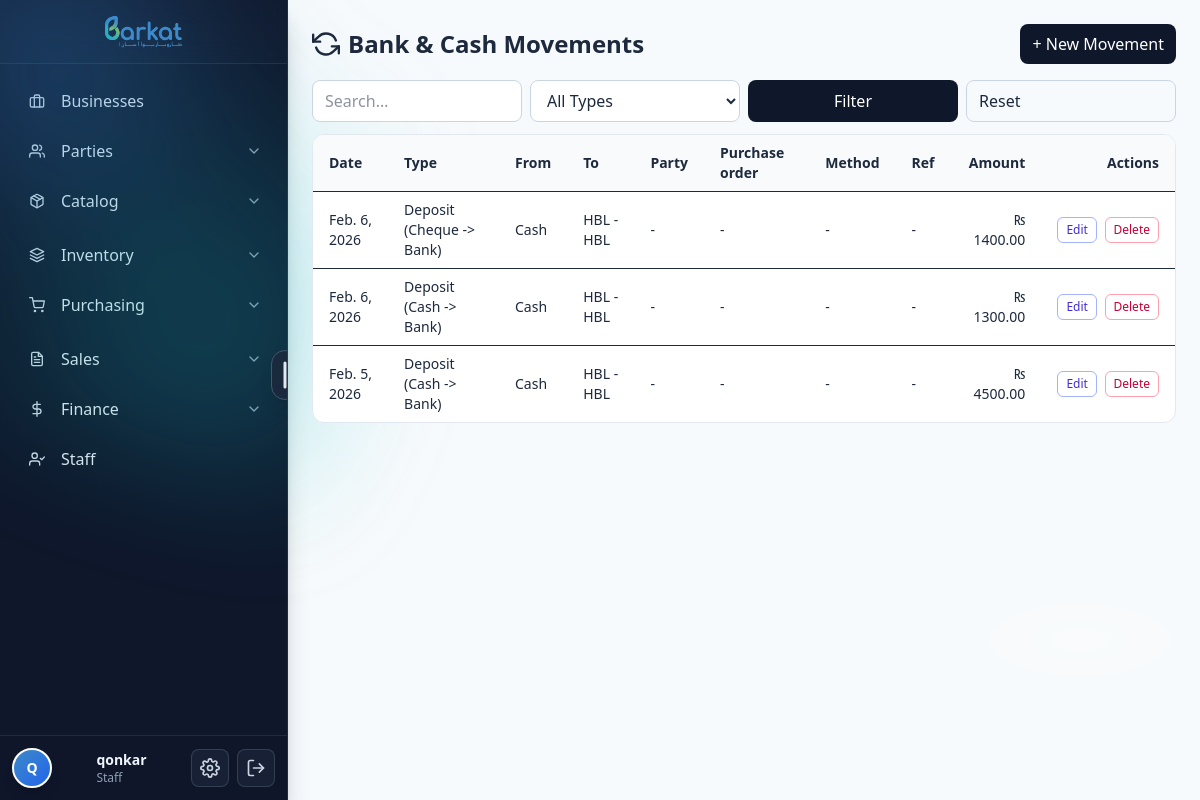
Before: /finance/movements/ (signed in) with the older database file.
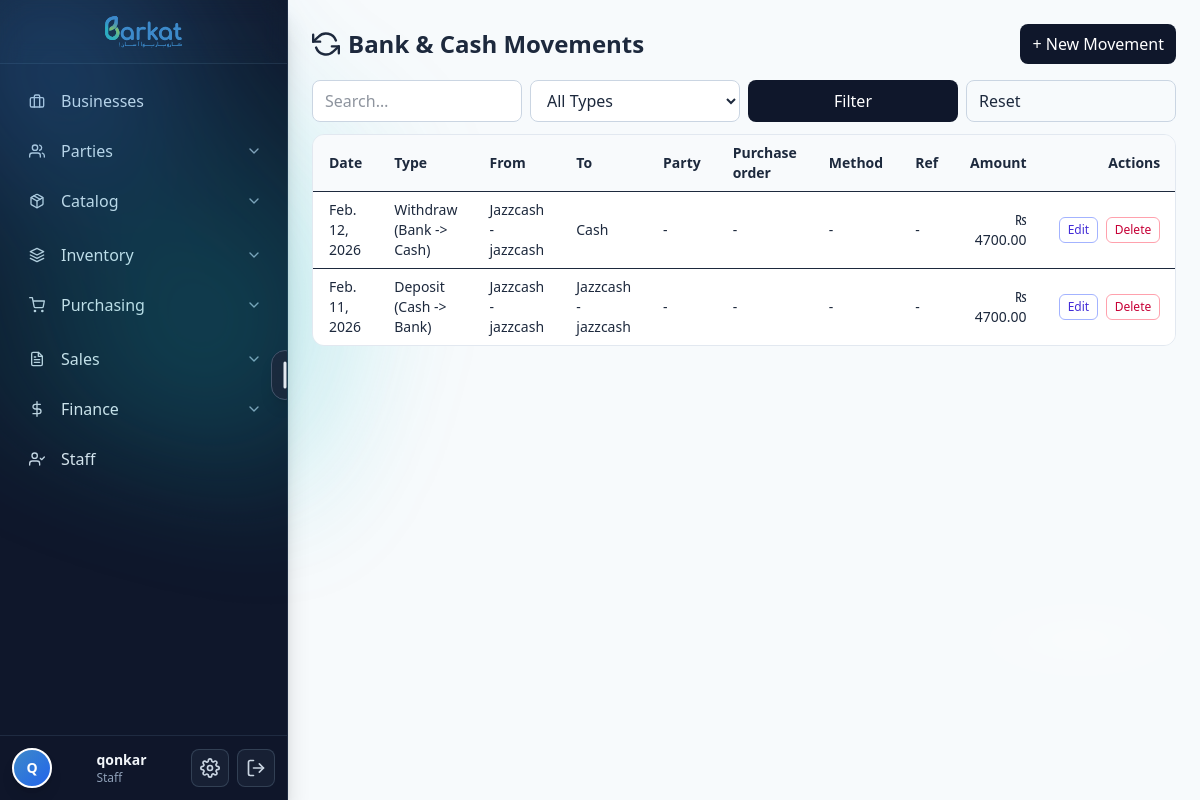
After: the same page with the newer database file.
### barkat/models.py (models this page shows, shortened)
class TimeStampedBy(models.Model):
    created_at = models.DateTimeField(default=timezone.now, db_index=True, editable=True)
    updated_at = models.DateTimeField(auto_now=True, db_index=True)
    created_by = models.ForeignKey(
        settings.AUTH_USER_MODEL, null=True, blank=True,
        on_delete=models.SET_NULL, related_name="%(class)s_created"
    )
    updated_by = models.ForeignKey(
        settings.AUTH_USER_MODEL, null=True, blank=True,
        on_delete=models.SET_NULL, related_name="%(class)s_updated"
    )
    is_active = models.BooleanField(default=True, db_index=True)
    is_deleted = models.BooleanField(default=False, db_index=True)
    class Meta:
        abstract = True

class BankMovement(TimeStampedBy):
    DEPOSIT        = "deposit"         # cash -> bank
    CHEQUE_DEPOSIT = "cheque_deposit"  # cheque -> bank
    WITHDRAW       = "withdraw"        # bank -> cash
    TRANSFER       = "transfer"        # bank A -> bank B
    FEE            = "fee"             # bank fee (out)
    INTEREST       = "interest"        # bank interest (in)
    CHEQUE_PAYMENT = "cheque_payment"  # bank -> cheque to pay party / PO
    TYPES = [
        (DEPOSIT,        "Deposit (Cash -> Bank)"),
        (CHEQUE_DEPOSIT, "Deposit (Cheque -> Bank)"),
        (WITHDRAW,       "Withdraw (Bank -> Cash)"),
        (TRANSFER,       "Transfer (Bank -> Bank)"),
        (FEE,            "Bank Fee (Out)"),
        (INTEREST,       "Bank Interest (In)"),
        (CHEQUE_PAYMENT, "Cheque payment (Bank -> Party / Purchase Order)"),
    ]
    date          = models.DateField(default=timezone.now, db_index=True)
    movement_type = models.CharField(max_length=20, choices=TYPES)
    amount        = models.DecimalField(max_digits=12, decimal_places=2)
    from_bank = models.ForeignKey(
        "BankAccount",
        null=True,
        blank=True,
        on_delete=models.PROTECT,
        related_name="outgoing_movements",
    )
    to_bank   = models.ForeignKey(
        "BankAccount",
        null=True,
        blank=True,
        on_delete=models.PROTECT,
        related_name="incoming_movements",
    )
    party = models.ForeignKey(
        "Party",
        null=True,
        blank=True,
        on_delete=models.PROTECT,
        related_name="bank_movements",
    )
    purchase_order = models.ForeignKey(
        "PurchaseOrder",
        null=True,
        blank=True,
        on_delete=models.PROTECT,
        related_name="bank_movements",
    )
    method       = models.CharField(max_length=30, blank=True, default="", help_text="e.g. Cash, Cheque, Online")
    reference_no = models.CharField(max_length=100, blank=True, default="", help_text="Cheque or transaction ref if any")
    notes        = models.CharField(max_length=255, blank=True, default="")
    business     = models.ForeignKey("Business", on_delete=models.CASCADE, related_name="bank_movements", null=True, blank=True)
    is_day_closing = models.BooleanField(
        default=False,
        help_text="If checked with Deposit (Cash -> Bank). system will use current cash in hand."
    )
    cashflow_out = models.OneToOneField(
        "CashFlow",
        null=True,
        blank=True,
        on_delete=models.SET_NULL,
        related_name="movement_out",
    )
    cashflow_in  = models.OneToOneField(
        "CashFlow",
        null=True,
        blank=True,
        on_delete=models.SET_NULL,
        related_name="movement_in",
    )
    class Meta:
        ordering = ["-date", "-id"]
        indexes = [
            models.Index(fields=["date"]),
            models.Index(fields=["movement_type"]),
        ]

class BankAccount(TimeStampedBy):
    name            = models.CharField(max_length=100, help_text="e.g. HBL Current A/C")
    bank_name       = models.CharField(max_length=100, blank=True, default="")
    account_number  = models.CharField(max_length=50, blank=True, default="")
    branch          = models.CharField(max_length=100, blank=True, default="")
    opening_balance = models.DecimalField(max_digits=12, decimal_places=2, default=Decimal("0.00"))
    BANK            = "BANK"
    CASH            = "CASH"
    ACCOUNT_TYPES   = [(BANK, "Bank Account"), (CASH, "Cash in Hand")]
    account_type    = models.CharField(max_length=10, choices=ACCOUNT_TYPES, default=BANK)
    is_active       = models.BooleanField(default=True)
    business        = models.ForeignKey("Business", on_delete=models.CASCADE, related_name="bank_accounts", null=True, blank=True, help_text="Business this account belongs to. If NULL, it is global.")
    class Meta:
        indexes = [
            models.Index(fields=["name"]),
            models.Index(fields=["account_number"]),
            models.Index(fields=["is_active"]),
        ]
        constraints = [
            models.UniqueConstraint(
                fields=["account_number"],
                name="uniq_bankaccount_acctnum_when_set",
                condition=~Q(account_number=""),
            ),
        ]

### barkat/views.py (the view, shortened to what this page needs)
# urls.py: path("finance/movements/", views.BankMovementListView.as_view(), name="movement_list"),
class BankMovementListView(LoginRequiredMixin, ListView):
    model = BankMovement
    template_name = "barkat/finance/movement_list.html"
    context_object_name = "movements"
    def get_queryset(self):
        qs = (
            BankMovement.objects
            .select_related(
                "from_bank",
                "to_bank",
                "party",
                "purchase_order",
                "purchase_order__supplier",
            )
            .order_by("-date", "-id")
        )
        q = (self.request.GET.get("q") or "").strip()
        mt = (self.request.GET.get("type") or "").strip()
        if mt:
            qs = qs.filter(movement_type=mt)
        return qs

### barkat/templates/barkat/finance/movement_list.html (shortened to what this page needs)
{% extends "base.html" %}
{% block content %}
<div class="p-4 md:p-6">
  <div class="flex items-center justify-between mb-4">
    <h1 class="text-2xl font-bold flex items-center gap-2">
      <i data-feather="refresh-ccw" class="w-7 h-7"></i>
      <span>Bank & Cash Movements</span>
    </h1>
    <a href="{% url 'movement_add' %}" class="rounded-lg px-3 py-2 bg-slate-900 text-white hover:bg-slate-800">
      + New Movement
    </a>
  </div>
  <form method="get" class="mb-3 grid md:grid-cols-4 gap-2">
    <input
      type="search"
      name="q"
      value="{{ request.GET.q }}"
      placeholder="Search…"
      class="w-full rounded-lg border border-slate-300 bg-white px-3 py-2"
    />
    <select name="type" class="w-full rounded-lg border border-slate-300 bg-white px-3 py-2">
      <option value="">All Types</option>
    </select>
    <button class="rounded-lg px-3 py-2 bg-slate-900 text-white hover:bg-slate-800">
      Filter
    </button>
    <a href="{% url 'movement_list' %}" class="rounded-lg px-3 py-2 border border-slate-300 hover:bg-slate-50">
      Reset
    </a>
  </form>
  <div class="overflow-x-auto rounded-xl border border-slate-200 bg-white">
    <table class="min-w-full text-sm">
      <thead class="bg-slate-50">
        <tr>
          <th class="px-4 py-2 text-left">Date</th>
          <th class="px-4 py-2 text-left">Type</th>
          <th class="px-4 py-2 text-left">From</th>
          <th class="px-4 py-2 text-left">To</th>
          <th class="px-4 py-2 text-left">Party</th>
          <th class="px-4 py-2 text-left">Purchase order</th>
          <th class="px-4 py-2 text-left">Method</th>
          <th class="px-4 py-2 text-left">Ref</th>
          <th class="px-4 py-2 text-right">Amount</th>
          <th class="px-4 py-2 text-right">Actions</th>
        </tr>
      </thead>
      <tbody>
        {% for m in movements %}
        <tr class="border-t">
          <td class="px-4 py-2">{{ m.date }}</td>
          <td class="px-4 py-2">{{ m.get_movement_type_display }}</td>
          <td class="px-4 py-2">
            {% if m.from_bank %}
              {{ m.from_bank.bank_name|default:"Bank" }} - {{ m.from_bank.name }}
            {% else %}
              Cash
            {% endif %}
          </td>
          <td class="px-4 py-2">
            {% if m.to_bank %}
              {{ m.to_bank.bank_name|default:"Bank" }} - {{ m.to_bank.name }}
            {% else %}
              Cash
            {% endif %}
          </td>
          <td class="px-4 py-2">
            {% if m.party %}
              {{ m.party.display_name }}
            {% else %}
              -
            {% endif %}
          </td>
          <td class="px-4 py-2">
            {% if m.purchase_order %}
              <div>
                PO #{{ m.purchase_order.id }}
              </div>
              <div class="text-xs text-slate-500">
                {{ m.purchase_order.created_at|date:"Y-m-d" }}
              </div>
            {% else %}
              -
            {% endif %}
          </td>
          <td class="px-4 py-2">
            {{ m.method|default:"-" }}
          </td>
          <td class="px-4 py-2">
            {{ m.reference_no|default:"-" }}
          </td>
          <td class="px-4 py-2 text-right">
            ₨ {{ m.amount|floatformat:2 }}
          </td>
          <td class="px-4 py-2 text-right whitespace-nowrap">
            <a
              href="{% url 'movement_edit' m.pk %}"
              class="inline-flex items-center gap-1 rounded-md border border-indigo-300 text-indigo-700 px-2 py-1 text-xs hover:bg-indigo-50"
            >
              Edit
            </a>
            <a
              href="{% url 'movement_delete' m.pk %}"
              class="inline-flex items-center gap-1 rounded-md border border-rose-300 text-rose-700 px-2 py-1 text-xs hover:bg-rose-50 ml-1"
            >
              Delete
            </a>
          </td>
        </tr>
        {% empty %}
        <tr>
          <td colspan="10" class="px-4 py-6 text-center text-slate-500">
            No movements yet.
          </td>
        </tr>
        {% endfor %}
      </tbody>
    </table>
  </div>
</div>
{% endblock %}

Changed rows visible on the page:
removed BankMovement: date "Feb. 6, 2026", movement_type "Deposit (Cheque -> Bank)", shows "Cash", to_bank.bank_name "HBL", to_bank.name "HBL", method "-", reference_no "-", amount "1400.00"
changed BankMovement: date "Feb. 6, 2026" → "Feb. 12, 2026"; movement_type "Deposit (Cash -> Bank)" → "Withdraw (Bank -> Cash)"; from_bank.bank_name (not shown) → "Jazzcash"; from_bank.name (not shown) → "jazzcash"; amount "1300.00" → "4700.00"; to_bank.bank_name "HBL" → (not shown); to_bank.name "HBL" → (not shown); from_bank_id "Cash" → "-"; to_bank_id "-" → "Cash"
changed BankMovement "Deposit (Cash -> Bank)": date "Feb. 5, 2026" → "Feb. 11, 2026"; from_bank.bank_name (not shown) → "Jazzcash"; from_bank.name (not shown) → "jazzcash"; to_bank.bank_name "HBL" → "Jazzcash"; to_bank.name "HBL" → "jazzcash"; amount "4500.00" → "4700.00"; from_bank_id "Cash" → "-"
